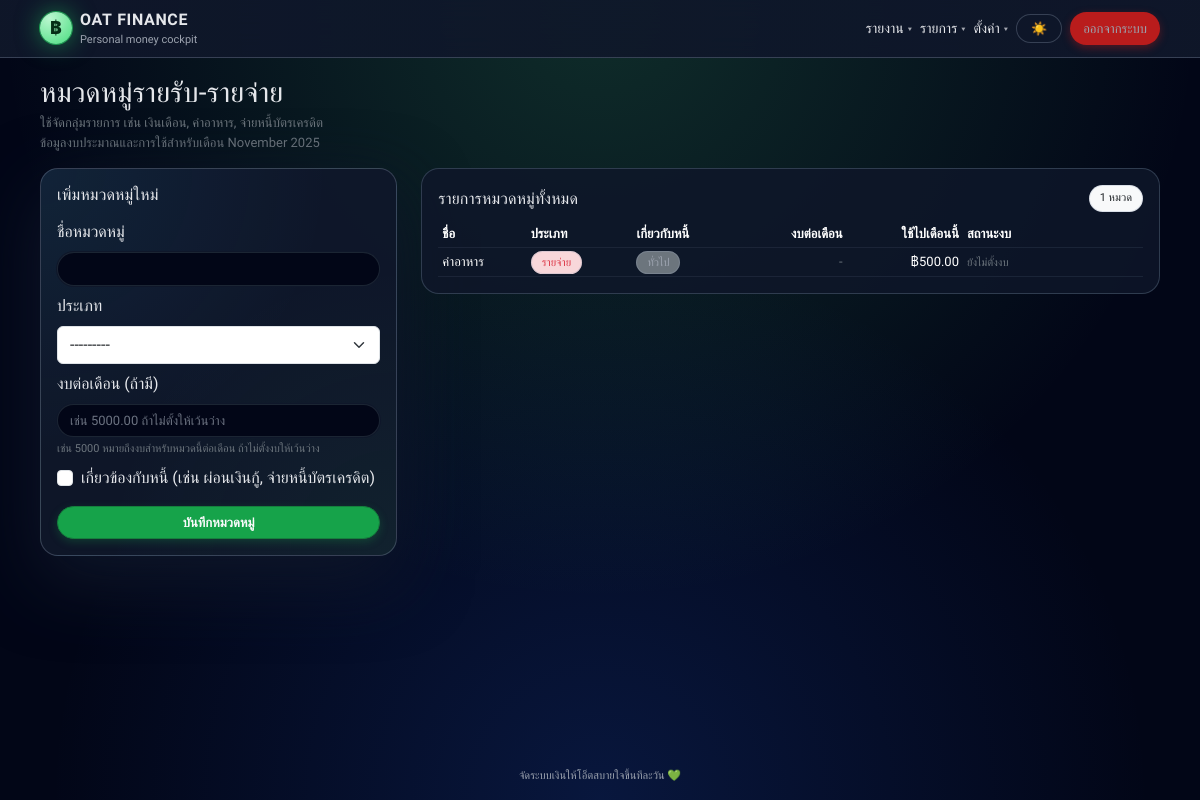
Page /categories/ (signed in) on the committed database.
### app_finance/models.py (models this page shows, shortened)
class Category(models.Model):
    KIND_CHOICES = [
        ('INCOME', 'รายรับ'),
        ('EXPENSE', 'รายจ่าย'),
    ]
    name = models.CharField(max_length=100)
    kind = models.CharField(max_length=10, choices=KIND_CHOICES)
    is_debt_related = models.BooleanField(
        default=False,
        help_text="ติ๊กถ้าเป็นรายการเกี่ยวกับหนี้ เช่น ผ่อนหนี้, จ่ายบัตรเครดิต"
    )
    monthly_budget = models.DecimalField(
        max_digits=12,
        decimal_places=2,
        null=True,
        blank=True,
        help_text="งบต่อเดือนสำหรับหมวดนี้ (ถ้าไม่ตั้งงบให้เว้นว่าง)"
    )

### app_finance/views.py (the view)
# urls.py: path("categories/", views.categories_manage, name="categories_manage"),
@login_required
def categories_manage(request):
    today = timezone.now().date()
    year = today.year
    month = today.month
    if request.method == "POST":
        form = CategoryForm(request.POST)
        if form.is_valid():
            form.save()
            return redirect("app_finance:categories_manage")
    else:
        form = CategoryForm()
    categories = Category.objects.all().order_by("kind", "name")
    for c in categories:
        this_month_expense = Transaction.objects.filter(
            date__year=year,
            date__month=month,
            direction="OUT",
            category=c,
            is_estimate=False,
        ).aggregate(total=Sum("amount"))["total"] or Decimal("0")
        c.expense_this_month = this_month_expense
        if c.monthly_budget:
            if c.monthly_budget > 0:
                c.budget_percent = float(this_month_expense / c.monthly_budget * 100)
            else:
                c.budget_percent = None
        else:
            c.budget_percent = None
    month_label = today.strftime("%B %Y")  # ไว้โชว์ "November 2025" หรือใส่ logic แปลไทยเองได้ทีหลัง
    return render(request, "app_finance/categories.html", {
        "form": form,
        "categories": categories,
        "month_label": month_label,
    })

### app_finance/forms.py
class CategoryForm(forms.ModelForm):
    class Meta:
        model = Category
        fields = ["name", "kind", "is_debt_related", "monthly_budget"]
        widgets = {
            "name": forms.TextInput(attrs={"class": "form-control"}),
            "kind": forms.Select(attrs={"class": "form-select"}),
            "is_debt_related": forms.CheckboxInput(attrs={"class": "form-check-input"}),
            "monthly_budget": forms.NumberInput(attrs={
                "class": "form-control",
                "step": "0.01",
                "placeholder": "เช่น 5000.00 ถ้าไม่ตั้งให้เว้นว่าง",
            }),
        }

### app_finance/templates/app_finance/categories.html (shortened to what this page needs)
{% extends "app_finance/base.html" %}
{% block content %}
<div class="mb-3 d-flex justify-content-between align-items-center">
  <div>
    <h1 class="h3 mb-1">หมวดหมู่รายรับ-รายจ่าย</h1>
    <div class="text-secondary" style="font-size:13px;">
      ใช้จัดกลุ่มรายการ เช่น เงินเดือน, ค่าอาหาร, จ่ายหนี้บัตรเครดิต
      {% if month_label %}
        <br>ข้อมูลงบประมาณและการใช้สำหรับเดือน {{ month_label }}
      {% endif %}
    </div>
  </div>
</div>
<div class="row g-4">
  <div class="col-12 col-lg-4">
    <div class="card-soft p-3">
      <h2 class="h6 mb-3">เพิ่มหมวดหมู่ใหม่</h2>
      <form method="post">
        <div class="mb-2">
          <label class="form-label">ชื่อหมวดหมู่</label>
          {{ form.name }}
        </div>
        <div class="mb-2">
          <label class="form-label">ประเภท</label>
          {{ form.kind }}
        </div>
        <div class="mb-2">
          <label class="form-label">งบต่อเดือน (ถ้ามี)</label>
          {{ form.monthly_budget }}
          <div class="form-text text-secondary" style="font-size:11px;">
            เช่น 5000 หมายถึงงบสำหรับหมวดนี้ต่อเดือน ถ้าไม่ตั้งงบให้เว้นว่าง
          </div>
        </div>
        <div class="form-check mb-3">
          {{ form.is_debt_related }}
          <label class="form-check-label">
            เกี่ยวข้องกับหนี้ (เช่น ผ่อนเงินกู้, จ่ายหนี้บัตรเครดิต)
          </label>
        </div>
        <button type="submit" class="btn btn-brand w-100">
          บันทึกหมวดหมู่
        </button>
      </form>
    </div>
  </div>
  <div class="col-12 col-lg-8">
    <div class="card-soft-ghost p-3">
      <div class="d-flex justify-content-between align-items-center mb-2">
        <h2 class="h6 mb-0">รายการหมวดหมู่ทั้งหมด</h2>
        <span class="badge-chip bg-light text-dark">{{ categories|length }} หมวด</span>
      </div>
      {% if categories %}
        <div class="table-responsive">
          <table class="table table-dark table-sm align-middle mb-0" style="font-size:13px;">
            <thead>
              <tr class="text-secondary">
                <th>ชื่อ</th>
                <th>ประเภท</th>
                <th>เกี่ยวกับหนี้</th>
                <th class="text-end">งบต่อเดือน</th>
                <th class="text-end">ใช้ไปเดือนนี้</th>
                <th style="width:180px;">สถานะงบ</th>
              </tr>
            </thead>
            <tbody>
              {% for c in categories %}
                <tr>
                  <td>{{ c.name }}</td>
                  <td>
                    {% if c.kind == 'INCOME' %}
                      <span class="badge-chip bg-success-subtle text-success">รายรับ</span>
                    {% else %}
                      <span class="badge-chip bg-danger-subtle text-danger">รายจ่าย</span>
                    {% endif %}
                  </td>
                  <td>
                    {% if c.is_debt_related %}
                      <span class="badge-chip bg-warning-subtle text-warning">เกี่ยวกับหนี้</span>
                    {% else %}
                      <span class="badge-chip bg-secondary">ทั่วไป</span>
                    {% endif %}
                  </td>
                  <td class="text-end">
                    {% if c.monthly_budget %}
                      ฿{{ c.monthly_budget|floatformat:2 }}
                    {% else %}
                      <span class="text-secondary">-</span>
                    {% endif %}
                  </td>
                  <td class="text-end">
                    {% if c.expense_this_month %}
                      ฿{{ c.expense_this_month|floatformat:2 }}
                    {% else %}
                      ฿0.00
                    {% endif %}
                  </td>
                  <td>
                    {% if c.monthly_budget %}
                      {% if c.budget_percent is not None %}
                        {% with p=c.budget_percent %}
                          <div class="mb-1" style="font-size:11px;">
                            ใช้ไปประมาณ {{ p|floatformat:0 }}%
                          </div>
                          <div style="width:100%;height:7px;border-radius:999px;background:#0f172a;overflow:hidden;border:1px solid rgba(148,163,184,.6);">
                            {% with width=p %}
                              <div style="
                                height:100%;
                                width:{% if width > 100 %}100{% else %}{{ width|floatformat:0 }}{% endif %}%;
                                {% if width < 70 %}
                                  background:linear-gradient(to right,#22c55e,#4ade80);
                                {% elif width < 100 %}
                                  background:linear-gradient(to right,#eab308,#f97316);
                                {% else %}
                                  background:linear-gradient(to right,#ef4444,#b91c1c);
                                {% endif %}
                                ">
                              </div>
                            {% endwith %}
                          </div>
                        {% endwith %}
                      {% else %}
                        <span class="text-secondary" style="font-size:11px;">
                          ไม่มีข้อมูลเปอร์เซ็นต์
                        </span>
                      {% endif %}
                    {% else %}
                      <span class="text-secondary" style="font-size:11px;">
                        ยังไม่ตั้งงบ
                      </span>
                    {% endif %}
                  </td>
                </tr>
              {% endfor %}
            </tbody>
          </table>
        </div>
      {% else %}
        <div class="text-secondary" style="font-size:13px;">
          ยังไม่มีหมวดหมู่เลย ลองเพิ่มจากฟอร์มด้านซ้ายได้เลยคับ
        </div>
      {% endif %}
    </div>
  </div>
</div>
{% endblock %}

### app_finance/templates/app_finance/base.html (style rules this page uses)
:root { --radius-xl:22px; --radius-lg:18px; --radius-pill:999px; --shadow-strong:0 24px 70px rgba(15,23,42,.95); }
html[data-theme="dark"] { --brand:#16a34a; --brand-dark:#15803d; --brand-soft:#bbf7d0; --text-main:#e5e7eb; --text-muted:#9ca3af; --bg:#020617; --bg-elevated:#020617; --border-subtle:rgba(148,163,184,.3); --shadow-strong:0 24px 70px rgba(15,23,42,.95); }
* { box-sizing:border-box; }
body { margin:0; min-height:100vh; font-family: "Prompt", system-ui, -apple-system, BlinkMacSystemFont, "Segoe UI", sans-serif; color:var(--text-main); background:var(--bg); }
html[data-theme="dark"] body { background: radial-gradient(circle at top, rgba(74,222,128,.18), transparent 60%), radial-gradient(circle at bottom, rgba(37,99,235,.18), transparent 55%), #020617; }
.btn-brand { background:var(--brand); border:1px solid var(--brand-dark); color:#f9fafb; font-weight:600; border-radius:var(--radius-pill); padding-inline:16px; box-shadow:0 3px 8px rgba(22,163,74,.25); font-size:13px; transition:background .16s ease, box-shadow .16s ease; }
html[data-theme="dark"] .form-control { background:#020617; color:#e5e7eb; border-radius:999px; border:1px solid rgba(31,41,55,.9); box-shadow:0 0 0 1px rgba(15,23,42,1); font-size:13px; }
html[data-theme="dark"] .form-control::placeholder { color:#6b7280; }
.card-soft { border-radius:var(--radius-lg); border:1px solid var(--border-subtle); box-shadow:var(--shadow-strong); background:var(--bg-elevated); }
html[data-theme="dark"] .card-soft { background:radial-gradient(circle at top left, rgba(56,189,248,.08), transparent 55%), radial-gradient(circle at bottom right, rgba(74,222,128,.06), transparent 55%), rgba(15,23,42,.96); }
.card-soft-ghost { border-radius:var(--radius-lg); border:1px solid var(--border-subtle); background:var(--bg-elevated); }
html[data-theme="dark"] .card-soft-ghost { background:rgba(15,23,42,.85); border:1px solid rgba(51,65,85,.9); }
.badge-chip { border-radius:999px; padding:4px 10px; font-size:11px; border:1px solid var(--border-subtle); background:var(--bg-elevated); color:var(--text-muted); }
h1,h2,h3,h4,h5,h6 { margin:0; color:#f9fafb; letter-spacing:.01em; font-weight:600; }
.table-dark { --bs-table-bg: transparent; --bs-table-border-color: rgba(30,41,59,.8); }

### rows in the picture
Category: name "ค่าอาหาร", kind "รายจ่าย", is_debt_related "ทั่วไป", expense_this_month "500.00", shows "ยังไม่ตั้งงบ"

### other values in the picture
{{ categories|length }} "1"
